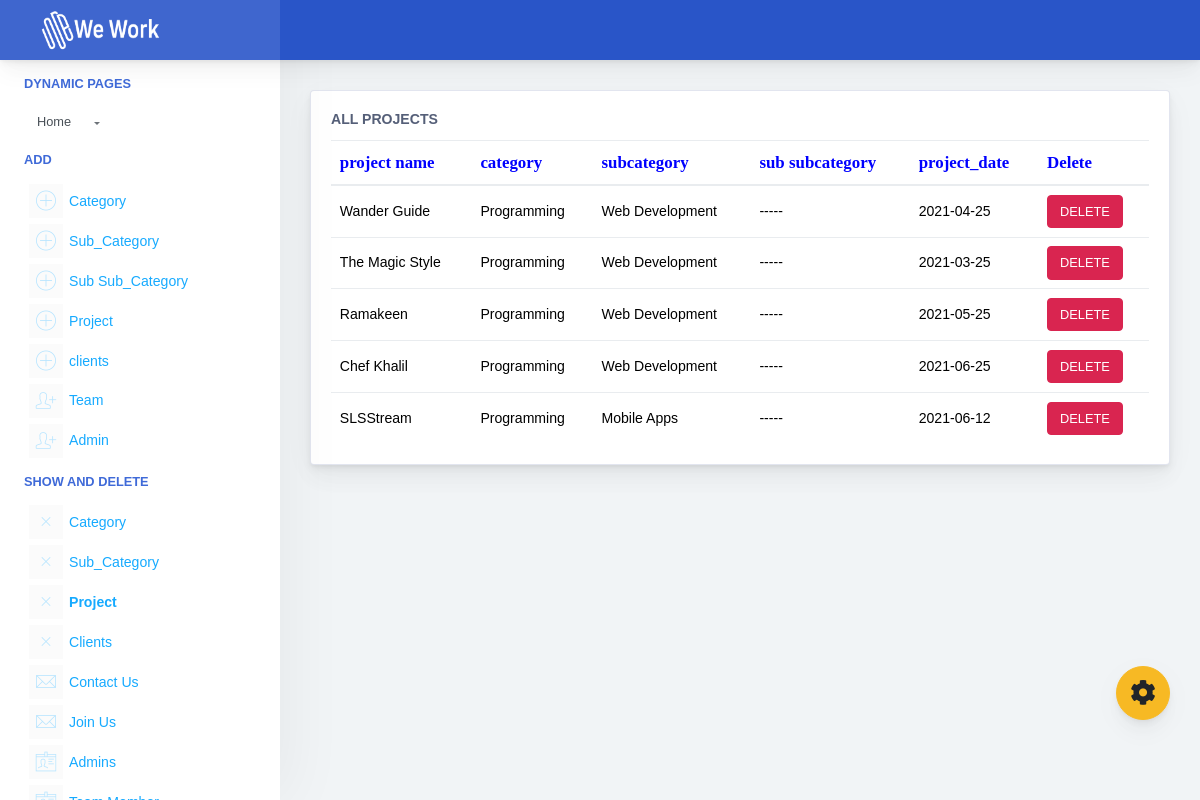
The page /dashboard/show_projects.php (signed in) on the database its author committed.
### tables this page shows
CREATE TABLE `add_project2` (
  `project_id` int(11) NOT NULL,
  `project_name` varchar(60) DEFAULT NULL,
  `home_img` text NOT NULL,
  `home_position` text NOT NULL,
  `client_name` text DEFAULT NULL,
  `project_date` text NOT NULL,
  `project_url` text DEFAULT NULL,
  `description` text NOT NULL,
  `created_at` datetime NOT NULL,
  `subcat_name1` text NOT NULL,
  `subcat_name2` text NOT NULL,
  `subcat_name3` text DEFAULT NULL
);

### dashboard/add_project_class.php (called while the page is built, shortened)
<?php
class projects{
    public function dbconnect(){
        $username = "root";
        $password = "";
        $database = new PDO("mysql:host=localhost;dbname=we_work;",$username,$password);
        return $database;
    }
    function show_projects(){
        $database=$this->dbconnect();
        $results = $database->prepare("SELECT * FROM add_project2 ORDER BY `project_id` DESC");
        if($results->execute()){
            if($results->rowCount()>0){
                return $results;
              }
      }
    }
}
?>

### dashboard/show_projects.php (the view, shortened to what this page needs)
<?php
if(isset($_SESSION['user'])){
require_once 'add_project_class.php';
$showusers2=new projects();
$show2=$showusers2->show_projects();
if(isset($_POST['delete1'])){
    $delete1=new projects();
    $message=$delete1->delete_project($_POST['delete1']);
    if($message=="success"){
      echo '<meta http-equiv=Refresh content="0;url=show_projects.php?reload=1">';
    }else{
      echo("حاول مرة أخري");
    }
  }}else{
    header('Location:login.php',true);
}
?>
<!doctype html>
<html lang="en">
<head>
    <link href="./main.css" rel="stylesheet">
    <link href="./style2.css" rel="stylesheet">
</head>
<body>
    <div class="app-container app-theme-white body-tabs-shadow fixed-sidebar fixed-header">
    <div class="app-header header-shadow" style="background-color:#2955C8">
            <div class="app-header__logo">
                <img class="logo-src" src="./assets/images/wework-01.png" width="150" />
            </div>
        </div>
        <div class="ui-theme-settings">
            <button type="button" id="TooltipDemo" class="btn-open-options btn btn-warning">
                <i class="fa fa-cog fa-w-16 fa-spin fa-2x"></i>
            </button>
        </div>
        <div class="app-main">
            <div class="app-sidebar sidebar-shadow">
                <div class="scrollbar-sidebar">
                    <div class="app-sidebar__inner">
                    <ul class="vertical-nav-menu">
                    <li class="app-sidebar__heading">Dynamic Pages</li>
                    <div class="btn-group">
                        <button type="button" class="btn btn-default">Home</button>
                        <button type="button" class="btn btn-default dropdown-toggle dropdown-toggle-split" data-toggle="dropdown" aria-haspopup="true" aria-expanded="false">
                        </button>
                        </div>
                    <li class="app-sidebar__heading">ADD</li>
                    <li>
                        <a href="./add_category.php" >
                            <i class="metismenu-icon pe-7s-plus"></i> Category
                        </a>
                    </li>
                    <li>
                        <a href="./add_sub1.php" >
                            <i class="metismenu-icon pe-7s-plus"></i> Sub_Category
                        </a>
                    </li>
                    <li>
                        <a href="./add_sub2.php">
                            <i class="metismenu-icon pe-7s-plus"></i>Sub Sub_Category
                        </a>
                    </li>
                    <li>
                        <a href="./add_project1.php" >
                            <i class="metismenu-icon pe-7s-plus"></i> Project
                        </a>
                    </li>
                    <li>
                        <a href="./client.php" >
                            <i class="metismenu-icon pe-7s-plus"></i> clients
                        </a>
                    </li>
                    <li>
                        <a href="./add_team.php" >
                            <i class="metismenu-icon pe-7s-add-user"></i> Team
                        </a>
                    </li>
                    <li >
                        <a href="./add_admin.php" >
                            <i class="metismenu-icon pe-7s-add-user" ></i> Admin
                        </a>
                    </li>
                    <li class="app-sidebar__heading">Show And Delete</li>
                    <li>
                        <a href="./show_cat.php">
                            <i class="metismenu-icon pe-7s-close"></i>  Category
                        </a>
                    </li>
                    <li>
                        <a href="./show_subcat.php">
                            <i class="metismenu-icon pe-7s-close"></i>  Sub_Category
                        </a>
                    </li>
                    <li>
                        <a href="./show_projects.php" class="mm-active">
                            <i class="metismenu-icon pe-7s-close"></i>  Project
                        </a>
                    </li>
                    <li>
                        <a href="./show_clients.php">
                            <i class="metismenu-icon pe-7s-close"></i>  Clients
                        </a>
                    </li>
                    <li>
                        <a href="./contact_us.php">
                            <i class="metismenu-icon pe-7s-mail"></i>  Contact Us
                        </a>
                    </li>
                    <li>
                        <a href="./join.php">
                            <i class="metismenu-icon pe-7s-mail"></i>  Join Us
                        </a>
                    </li>
                    <li>
                        <a href="./show_admins.php">
                            <i class="metismenu-icon pe-7s-id"></i>  Admins
                        </a>
                    </li>
                    <li>
                        <a href="./show_team.php">
                            <i class="metismenu-icon pe-7s-id"></i>  Team Member
                        </a>
                    </li>
                    </ul>
                    </div>
                </div>
            </div>
            <div class="app-main__outer">
                <div class="app-main__inner">
                    <div class="row">
                        <div class="col-lg-12" style="width: auto;">
                            <div class="main-card mb-3 card">
                                <div class="card-body">
                                    <?php
                                      if($show2!=NULL){
                                    echo'<h5 class="card-title">All Projects</h5>
                                    <table class="mb-0 table table-lg">
                                        <thead>
                                            <tr>
                                                <th class="th">project name</th>
                                                <th class="th">category</th>
                                                <th class="th">subcategory</th>
                                                <th class="th">sub subcategory</th>
                                                <th class="th">project_date</th>
                                                <th class="th">Delete</th>
                                            </tr>
                                        </thead>
                                        <tbody>';
                                           foreach( $show2 as $r){
                                            echo'<tr>
                                                <td scope="row">'.$r["project_name"].'</td>
                                                <td>'.$r["subcat_name1"].'</td>
                                                <td>'.$r["subcat_name2"].'</td>';
                                                if($r["subcat_name3"] !=" "){
                                                    echo'<td>'.$r["subcat_name3"].'</td>';
                                                }else{
                                                    echo'<td>-----</td>';
                                                }
                                                echo'<td>'.$r["project_date"].'</td>
                                                <td><form method="POST"><button type="submit" class="btn btn-danger" value="'.$r["project_id"].'" name="delete1">DELETE</button></form></td>
                                            </tr>';
                                        }}
                                        else{
                                            echo "<h1 style='text-align:center;'>No Projects Until Yet</h1>";
                                          }
                                        ?>
                                        </tbody>
                                    </table>
                                </div>
                            </div>
                        </div>
                    </div>
                </div>
            </div>
        </div>
    </div>
</body>
</html>

### dashboard/style2.css (style rules this page uses)
.col-sm-2.col-form-label, .th { color: blue; font-family: "cairo"; font-weight: 600; font-size: larger; }
.vertical-nav-menu li a.mm-active { color: #16aaff; background: white; font-weight: bold; }
.vertical-nav-menu li a { color: #16aaff; background: white; }
.vertical-nav-menu li i { background: whitesmoke; }
.col-1, .col-2, .col-3, .col-4, .col-5, .col-6, .col-7, .col-8, .col-9, .col-10, .col-11, .col-12, .col, .col-auto, .col-sm-1, .col-sm-2, .col-sm-3, .col-sm-4, .col-sm-5, .col-sm-6, .col-sm-7, .col-sm-8, .col-sm-9, .col-sm-10, .col-sm-11, .col-sm-12, .col-sm, .col-sm-auto, .col-md-1, .col-md-2, .col-md-3, .col-md-4, .col-md-5, .col-md-6, .col-md-7, .col-md-8, .col-md-9, .col-md-10, .col-md-11, .col-md-12, .col-md, .col-md-auto, .col-lg-1, .col-lg-2, .col-lg-3, .col-lg-4, .col-lg-5, .col-lg-6, .col-lg-7, .col-lg-8, .col-lg-9, .col-lg-10, .col-lg-11, .col-lg-12, .col-lg, .col-lg-auto, .col-xl-1, .col-xl-2, .col-xl-3, .col-xl-4, .col-xl-5, .col-xl-6, .col-xl-7, .col-xl-8, .col-xl-9, .col-xl-10, .col-xl-11, .col-xl-12, .col-xl, .col-xl-auto { position: relative; padding-right: 15px; padding-left: 15px; }
body { background-color: #F1F4F6; color: black; }
.card-body { flex: 1 1 auto; padding: 1.25rem; }
*, *::before, *::after { box-sizing: border-box; }
.card { position: relative; display: flex; flex-direction: column; min-width: 0; word-wrap: break-word; background-color: #fff; background-clip: border-box; border: 1px solid rgba(26, 54, 126, 0.125); border-radius: .25rem; }

### rows shown on the page
add_project2: project_name "Wander Guide", subcat_name1 "Programming", subcat_name2 "Web Development", project_date "2021-04-25", $r["project_id"] 7 (drawn)
add_project2: project_name "The Magic Style", subcat_name1 "Programming", subcat_name2 "Web Development", project_date "2021-03-25", $r["project_id"] 6 (drawn)
add_project2: project_name "Ramakeen", subcat_name1 "Programming", subcat_name2 "Web Development", project_date "2021-05-25", $r["project_id"] 5 (drawn)
add_project2: project_name "Chef Khalil", subcat_name1 "Programming", subcat_name2 "Web Development", project_date "2021-06-25", $r["project_id"] 4 (drawn)
add_project2: project_name "SLSStream", subcat_name1 "Programming", subcat_name2 "Mobile Apps", project_date "2021-06-12", $r["project_id"] 3 (drawn)
